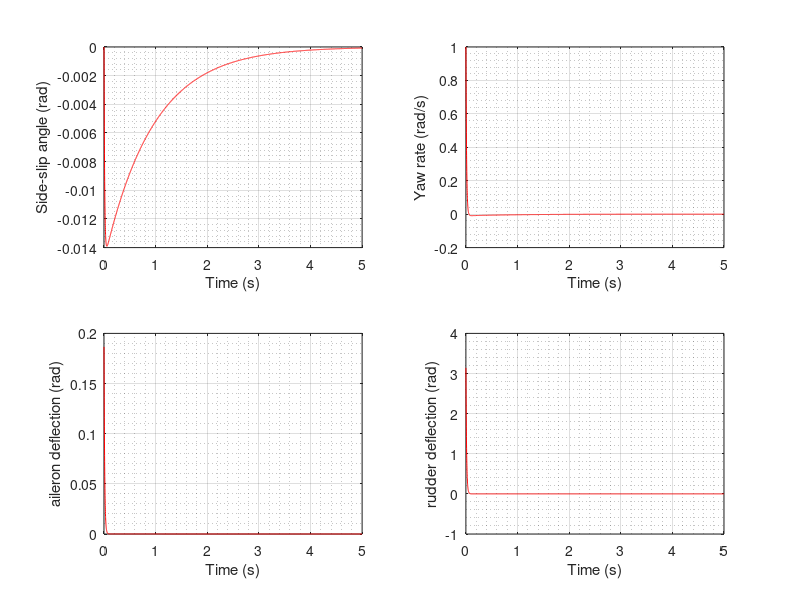

Recreate this plot in MATLAB.
clear; clc; close all
% simulate and control the unstable spiral mode

%% simulation time
t0 = 0; % initial time (s)
Tf = 5; % final time (s)
dt = 0.001; % timestep (s)
T = t0:dt:Tf; % time vector

%% Dutch-Roll Motion
A = [-0.3844   -0.9866
      0.7882   -1.1411];
B = [-0.0020   -0.0414
     -1.4212  -23.9293];

%% LQR Control Design
% we know that the control signal u = -K*x
% For a LQR technique, K = -R^(-1)*B'*P
% P is obtained from A'*P + P*A + Q - P*B*R^(-1)*B'*P= 0
% We need to choose Q and R.
% Larger Q will stabilize the system faster, but use more control/energy
% Larger R will use less control/energy, but will stabilize slower

% chose Q and R
Q = [10 0; 
     0 10];
R = [1 0;
     0 1];
% solve for P from A'*P + P*A + Q - P*B*R^(-1)*B'*P = 0.
% MATLAB has built-in function to help with this
[K_lqr, P] = lqr(A,B,Q,R);

% Compute K from -R^(-1)*B'*P
K = R^(-1)*B'*P;

%% Simulation
% initialization
x = zeros(2,length(T)); % time-series of state vector
x(:,1) = [0; 1]; % initial side-slip angle and yaw rate
u = zeros(2,length(T)); % time-series of control vector

% run
for i = 1:length(T)
    u(:,i) = -K*x(:,i);
    x_dot = A*x(:,i) + B*u(:,i);
    x(:,i+1) = x(:,i) + x_dot * dt;
end

%% Plot
subplot(2,2,1)
plot(T, x(1,1:length(T)), '-r'); hold on
xlabel('Time (s)'); 
ylabel('Side-slip angle (rad)')
grid on; grid minor

subplot(2,2,2)
plot(T, x(2,1:length(T)), '-r'); hold on
xlabel('Time (s)'); 
ylabel('Yaw rate (rad/s)')
grid on; grid minor

subplot(2,2,3)
plot(T, u(1,1:length(T)), '-r'); hold on
xlabel('Time (s)'); 
ylabel('aileron deflection (rad)')
grid on; grid minor

subplot(2,2,4)
plot(T, u(2,1:length(T)), '-r'); hold on
xlabel('Time (s)'); 
ylabel('rudder deflection (rad)')
grid on; grid minor
